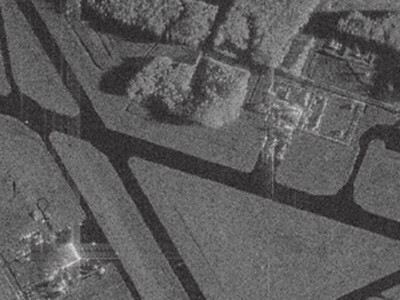
#> input picture sar_1.jpg, 400 x 300 px
$ jupyter execute 'ДЗ-4 .ipynb'
#> lines starting #> are read from the running program, lines starting #| are printed output that depends on the picture; after the words box and inside, x2 and y2 are one past the last pixel; in counts of white or black regions, pixels touching at a corner belong together
[cell 1]
import numpy as np
import cv2
import matplotlib.pyplot as plt

image = cv2.imread('sar_1.jpg')
#> image is the input picture: shape (300, 400, 3); mean B, G, R 91.8, 91.6, 92.1
if image is None:
    raise FileNotFoundError('Положите картинку газона рядом с ноутбуком')
image_gray = cv2.cvtColor(image, cv2.COLOR_BGR2GRAY)
image_gray = cv2.GaussianBlur(image_gray, (5, 5), 1)

plt.figure(figsize=(7, 5))
plt.imshow(image_gray, cmap='gray')
plt.plot(250, 250, 'r+', markersize=12)
plt.title('Исходное изображение после сглаживания')
plt.axis('off')
plt.show()
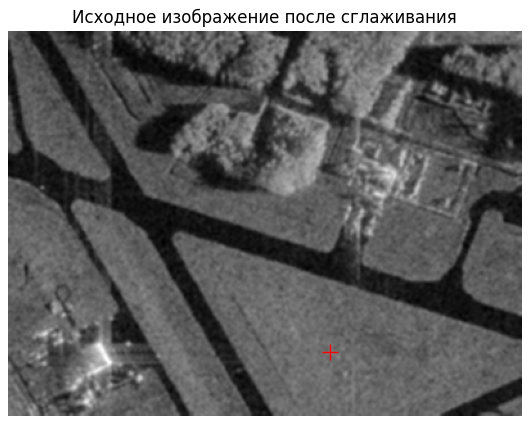
#> figure drawn by matplotlib, 1 panel

### Критерий средней яркости и разрастание региона

[cell 2]
def homo_average(img, mask, T):
    average = np.mean(img[mask > 0])
    return np.abs(img - average) <= T


def region_growing(image, seed_point, homo_fun, r, T):
#> called with r = 1, T = 25
    image = image.astype(np.float32)
#> image: shape (300, 400) float32
    mask = np.zeros(image.shape, dtype=np.uint8)

    if isinstance(seed_point[0], (int, np.integer)):
        seed_points = [seed_point]
    else:
        seed_points = seed_point
    for point in seed_points:
        mask[point] = 1
    kernel = np.ones((2 * r + 1, 2 * r + 1), dtype=np.uint8)

    while True:
        neighbors = (cv2.dilate(mask, kernel) > 0) & (mask == 0)
        new_pixels = neighbors & homo_fun(image, mask, T)
        if not np.any(new_pixels):
            break
        mask[new_pixels] = 1
#> this loop made 199 passes
#> pass 1, in region_growing, `new_pixels = neighbors & homo_fun(image, mask, T)`:
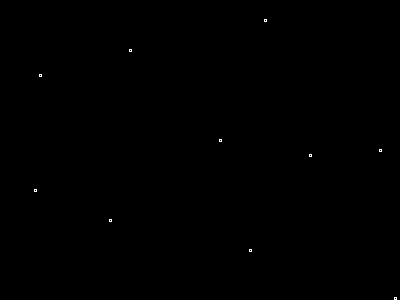
#> new_pixels: shape (300, 400) bool; 0.07% white in thin lines or dots, all inside (x1, y1, x2, y2) = (34, 19, 397, 300)
#> after the loop:
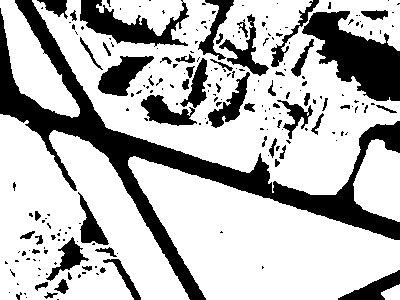
#> mask: shape (300, 400); values 0 (black) and 1 (white), 72% white; 216 black regions (160 under 20 px), largest, box (x1, y1, x2, y2) and area: (0, 0, 400, 300) 15252, (302, 11, 400, 101) 4581, (80, 0, 189, 47) 2157

    return mask * 255


seed_point = [(250, 250), (220, 110), (75, 40), (190, 35),
              (150, 380), (155, 310), (140, 220), (50, 130),
              (20, 265), (298, 395)]
r = 1
T = 25
mask_avg = region_growing(image_gray, seed_point, homo_average, r, T)

fig, axes = plt.subplots(1, 2, figsize=(12, 5))
axes[0].imshow(image_gray, cmap='gray')
axes[0].set_title('Газон после сглаживания')
axes[1].imshow(mask_avg, cmap='gray')
axes[1].set_title(f'Разные участки газона: r={r}, T={T}')
for ax in axes:
    ax.axis('off')
plt.tight_layout()
plt.show()

**Вывод.** Разрастание начинается из нескольких точек на разных участках газона. Используются обычный критерий средней яркости, `r=1` и `T=25`. Маски участков объединяются в процессе роста. На чёрно-белом изображении объекты с близкой яркостью также могут попасть в маску.

## 2. Собственный критерий однородности

[cell 3]
def homo_median(img, mask, T):
    median = np.median(img[mask > 0])
    return np.abs(img - median) <= T


mask_median = region_growing(image_gray, seed_point, homo_median, r, T)
#> the loop in region_growing (call 2), `while True:` made 192 passes

fig, axes = plt.subplots(1, 2, figsize=(12, 5))
axes[0].imshow(mask_avg, cmap='gray')
axes[0].set_title('Средняя яркость, T=25')
axes[1].imshow(mask_median, cmap='gray')
axes[1].set_title('Медианная яркость, T=25')
for ax in axes:
    ax.axis('off')
plt.tight_layout()
plt.show()

print('Площадь по среднему:', np.count_nonzero(mask_avg), 'пикселей')
#| Площадь по среднему: 86414 пикселей
print('Площадь по медиане:', np.count_nonzero(mask_median), 'пикселей')
#| Площадь по медиане: 86732 пикселей

**Вывод.** Средний и медианный критерии сравниваются при одинаковых начальных точках, `r=1` и `T=25`. Площади масок приведены выше. Различие площадей показывает разницу результатов, но не определяет, какой метод точнее.

## 3. Подсчёт пальм: watershed + distance transform

[cell 4]
palm = cv2.imread('palm_1.JPG')
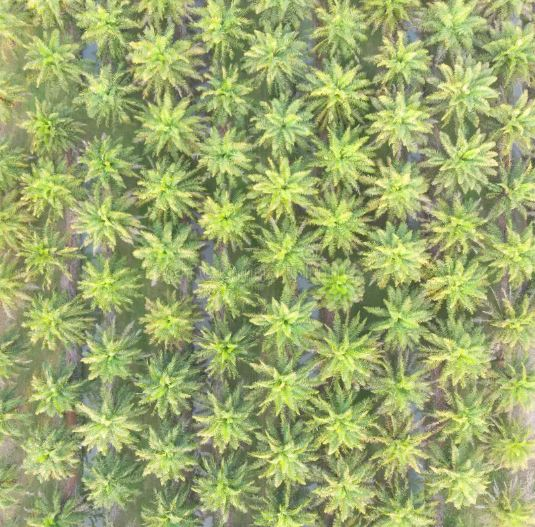
#> input picture palm_1.JPG, 535 x 527 px
#> palm is the input picture: shape (527, 535, 3); mean B, G, R 109.6, 169.5, 156.4
if palm is None:
    raise FileNotFoundError('Положите картинку пальм рядом с ноутбуком')
palm_gray = cv2.cvtColor(palm, cv2.COLOR_BGR2GRAY)
palm_gray = cv2.GaussianBlur(palm_gray, (5, 5), 1)

T_otsu, thresh = cv2.threshold(
    palm_gray, 0, 255, cv2.THRESH_BINARY + cv2.THRESH_OTSU
)
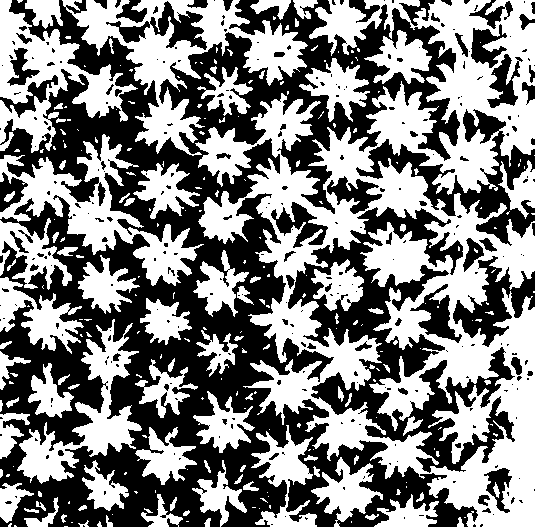
#> thresh: shape (527, 535); 50.7% white; 288 black regions (215 under 20 px), largest, box (x1, y1, x2, y2) and area: (0, 0, 478, 527) 97678, (288, 207, 515, 473) 17819, (356, 109, 535, 246) 6241
#> T_otsu = 158
kernel = np.ones((3, 3), dtype=np.uint8)
thresh = cv2.morphologyEx(thresh, cv2.MORPH_OPEN, kernel)
#> thresh: shape (527, 535); 48.7% white; 186 white regions (61 under 20 px), largest, box (x1, y1, x2, y2) and area: (311, 128, 535, 527) 26785, (367, 0, 535, 194) 14866, (74, 0, 204, 153) 6767
thresh = cv2.morphologyEx(
    thresh, cv2.MORPH_CLOSE, np.ones((5, 5), dtype=np.uint8)
)
#> thresh: shape (527, 535); 53.4% white; 82 black regions, largest, box (x1, y1, x2, y2) and area: (0, 0, 477, 527) 93384, (311, 232, 446, 441) 9333, (409, 361, 483, 471) 3242

plt.figure(figsize=(6, 6))
plt.imshow(thresh, cmap='gray')
plt.title(f'Бинаризация Отсу, T={T_otsu:.0f}')
plt.axis('off')
plt.show()

[cell 5]
bordered = cv2.copyMakeBorder(
    thresh, 1, 1, 1, 1, cv2.BORDER_CONSTANT, value=0
)
#> bordered: shape (529, 537); 53% white; 63 black regions, largest, box (x1, y1, x2, y2) and area: (0, 0, 537, 529) 103263, (312, 233, 447, 442) 9333, (410, 362, 484, 472) 3242
dist = cv2.distanceTransform(bordered, cv2.DIST_L2, 5)[1:-1, 1:-1]
dist = cv2.GaussianBlur(dist, (5, 5), 1)

local_max = cv2.dilate(dist, np.ones((31, 31), dtype=np.uint8))
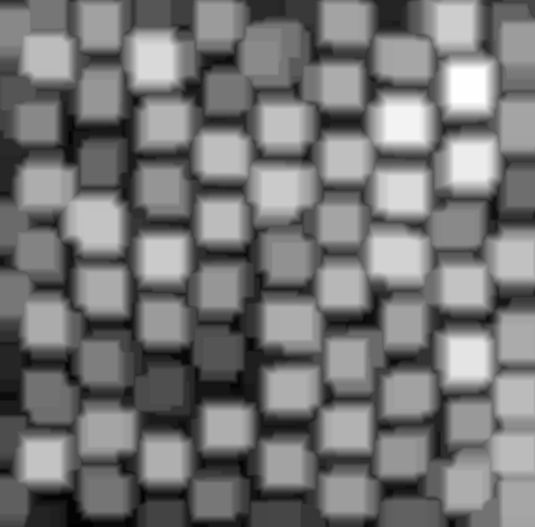
#> local_max: shape (527, 535) float32; min 1.18, max 23.2, mean 11.4; drawn with min black and max white
sure_fg = np.uint8((dist == local_max) & (dist > 7)) * 255
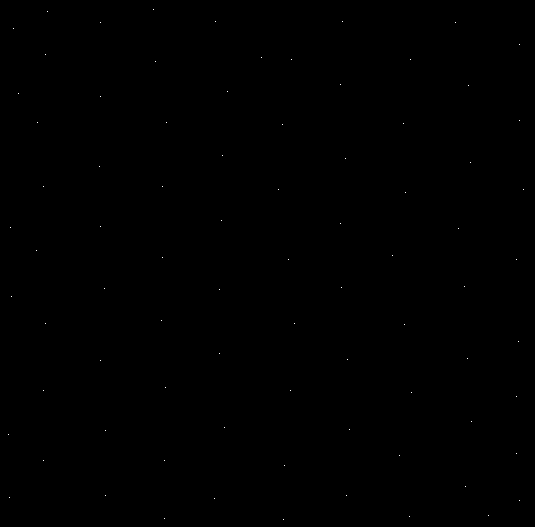
#> sure_fg: shape (527, 535); 0.03% white in thin lines or dots

fig, axes = plt.subplots(1, 2, figsize=(12, 6))
axes[0].imshow(dist, cmap='gray')
axes[0].set_title('Distance transform')
axes[1].imshow(cv2.cvtColor(palm, cv2.COLOR_BGR2RGB))
y, x = np.where(sure_fg > 0)
#> y = 81 values from 9 to 519; x = 81 values, max 523 at index 30, min 8 at index 65, mean 263.2
axes[1].scatter(x, y, c='red', s=15)
axes[1].set_title('Найденные центры крон')
for ax in axes:
    ax.axis('off')
plt.tight_layout()
plt.show()

### Watershed и подсчёт

[cell 6]
_, markers = cv2.connectedComponents(sure_fg)
#> markers: shape (527, 535) int32; 82 distinct labels, from 0 to 81
markers = markers + 1
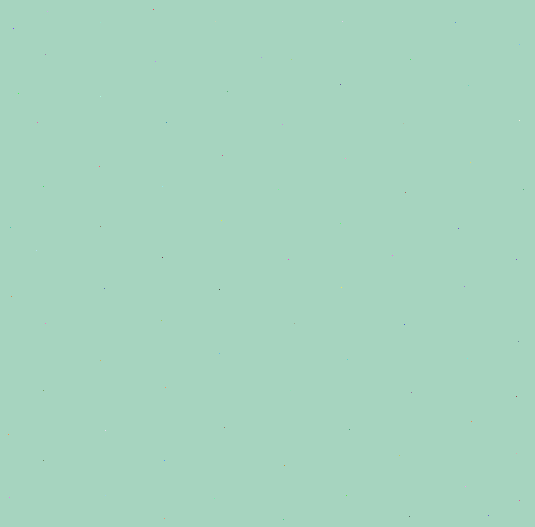
#> markers: shape (527, 535) int32; 82 distinct labels, from 1 to 82; one colour per label, 0 black

sure_bg = cv2.dilate(thresh, kernel, iterations=2)
#> sure_bg: shape (527, 535); 71.5% white; 150 black regions (81 under 20 px), largest, box (x1, y1, x2, y2) and area: (0, 0, 404, 527) 54124, (313, 234, 440, 382) 3942, (341, 444, 472, 527) 2315
unknown = cv2.subtract(sure_bg, sure_fg)
markers[unknown == 255] = 0
#> markers: shape (527, 535) int32; 83 distinct labels, from 0 to 82

markers = cv2.watershed(cv2.GaussianBlur(palm, (5, 5), 1), markers)
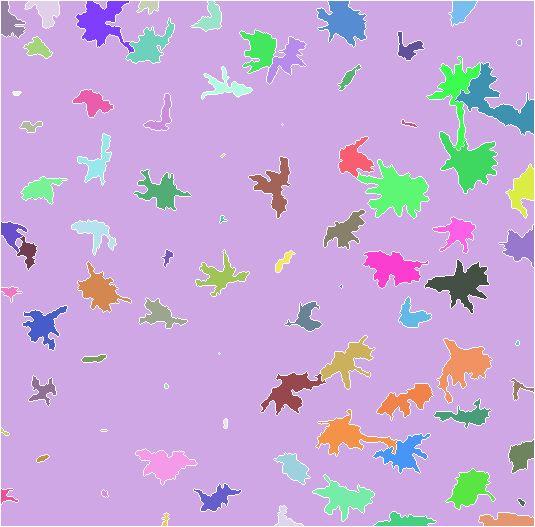
#> markers: shape (527, 535) int32; 83 distinct labels, from -1 to 82; one colour per label, 0 black, -1 white
palm_labels = np.unique(markers[markers > 1])
#> palm_labels = 81 values from 2 to 82
palm_count = len(palm_labels)
#> palm_count = 81
print('Автоматическая оценка числа пальм:', palm_count)
#| Автоматическая оценка числа пальм: 81

result = palm.copy()
result[markers == -1] = [0, 0, 255]
#> result: shape (527, 535, 3); 4.15% of pixels changed, all inside (x1, y1, x2, y2) = (0, 0, 535, 527)

fig, axes = plt.subplots(1, 2, figsize=(13, 6))
axes[0].imshow(cv2.cvtColor(palm, cv2.COLOR_BGR2RGB))
axes[0].set_title('Исходное изображение')
axes[1].imshow(cv2.cvtColor(result, cv2.COLOR_BGR2RGB))
axes[1].set_title(f'Watershed: {palm_count} областей крон')
for ax in axes:
    ax.axis('off')
plt.tight_layout()
plt.show()
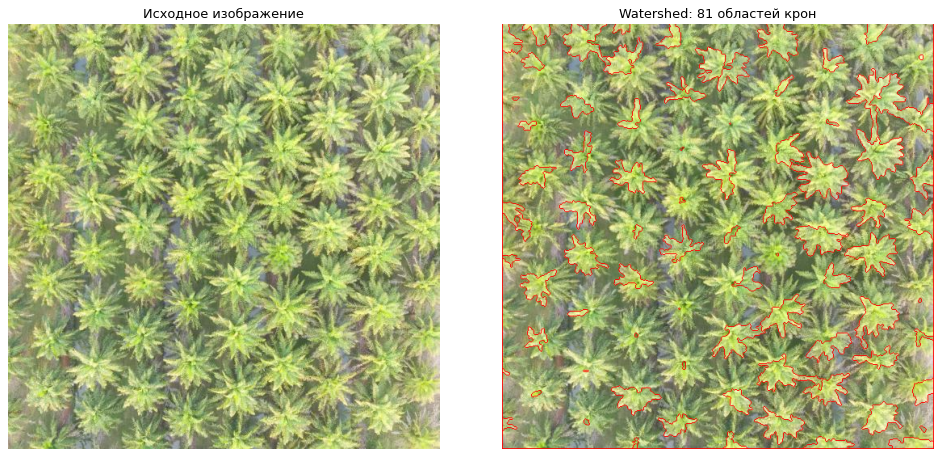
#> figure drawn by matplotlib, 2 panels
